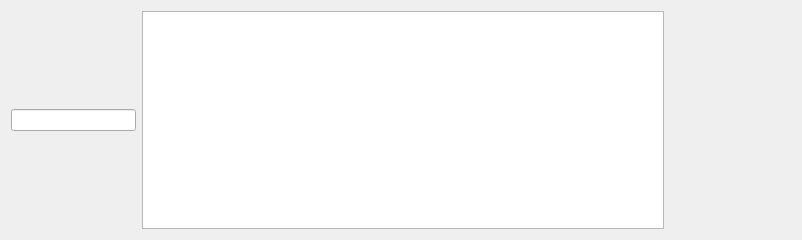
<?xml version="1.0" encoding="UTF-8"?>
<ui version="4.0">
 <class>DoctorMessage</class>
 <widget class="QWidget" name="DoctorMessage">
  <property name="geometry">
   <rect>
    <x>0</x>
    <y>0</y>
    <width>802</width>
    <height>240</height>
   </rect>
  </property>
  <property name="windowTitle">
   <string>MedicalIntelligence (Doctor Client)</string>
  </property>
  <layout class="QGridLayout" name="gridLayout">
   <item row="0" column="1">
    <widget class="QTextBrowser" name="content"/>
   </item>
   <item row="0" column="0">
    <widget class="QLineEdit" name="name">
     <property name="maximumSize">
      <size>
       <width>125</width>
       <height>16777215</height>
      </size>
     </property>
    </widget>
   </item>
   <item row="0" column="2">
    <widget class="QLabel" name="label">
     <property name="minimumSize">
      <size>
       <width>121</width>
       <height>0</height>
      </size>
     </property>
     <property name="text">
      <string/>
     </property>
    </widget>
   </item>
  </layout>
 </widget>
 <resources/>
 <connections/>
</ui>
